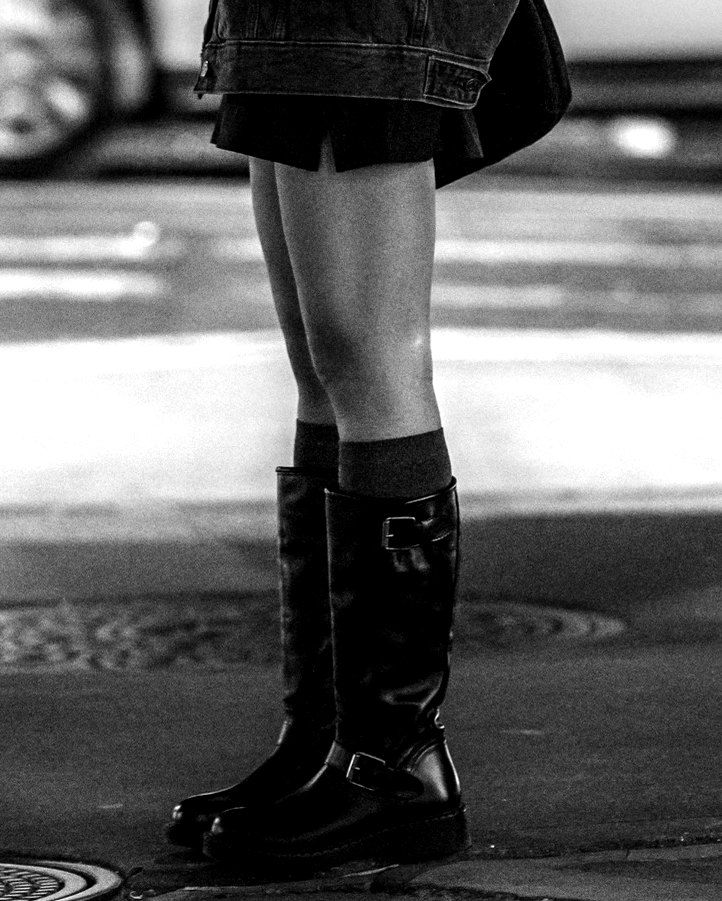
#> input picture images/boots-street-bw-card.jpg, 722 x 901 px
$ python -i make_prints.py   (imports and definitions only)
#> lines starting #> are read from the running program, lines starting #| are printed output that depends on the picture; after the words box and inside, x2 and y2 are one past the last pixel; in counts of white or black regions, pixels touching at a corner belong together
"""Make Soie et Or "print" pins: a real photo turned into an illustrated print, with a season
effect (snow, autumn leaves, gold sparkle, string lights, sun), a slow zoom and the caption panel.
Writes an 8-second MP4 (video pin, 1000x1500) and a PNG cover per pin, next to the JSON file.

Usage: python3 tools/make_prints.py pins/2026-12-01/prints.json
Needs: pip install --break-system-packages opencv-python-headless numpy pillow ; ffmpeg on PATH.

prints.json is a list of objects:
  {"file": "gift-edit", "photo": "images/silk-gold-gloves-card.jpg" (path from the repo root),
   "mode": "colour" | "sepia" (drawn print) | "photo" (real photo, soft film look),  "focus": 0.0-1.0 (vertical crop),
   "effects": ["diamonds", "snow", "sparkle", "leaves", "lights", "sun"], "theme": "white" | "ink",
   "kicker": "The Jewelry Gift Edit", "title": "Gold she'll", "italic": "keep forever",
   "brands": "In the edit: Bvlgari · Pomellato" (optional; only for pins that link to a board),
   "cta": "DISCOVER THE EDIT · SOIE-ET-OR.COM" (or DISCOVER THE STORY for articles without an edit)}
Only use photos we have the rights to (own, Pexels, Unsplash). Never write that the person in a stock
photo wears or recommends a brand; brands only as "In the edit: ...".
"""
import cv2, numpy as np, random, math
from PIL import Image, ImageDraw, ImageFilter
def soft_print(path, W=1000, k=12, light=0.18, lines=0.7):
#> called with path = '../images/boots-street-bw-card.jpg', W = 1000, k = 12, light = 0.18, lines = 0.7
    img=cv2.imread(path); h,w=img.shape[:2]; img=cv2.resize(img,(W,int(h*W/w)),interpolation=cv2.INTER_AREA)
#> in soft_print, img is the input picture: shape (901, 722, 3); min 0, max 255, mean 98.5
#> after `h, w = img.shape[:2]`: h = 901; w = 722
    sty=cv2.stylization(img, sigma_s=40, sigma_r=0.3)
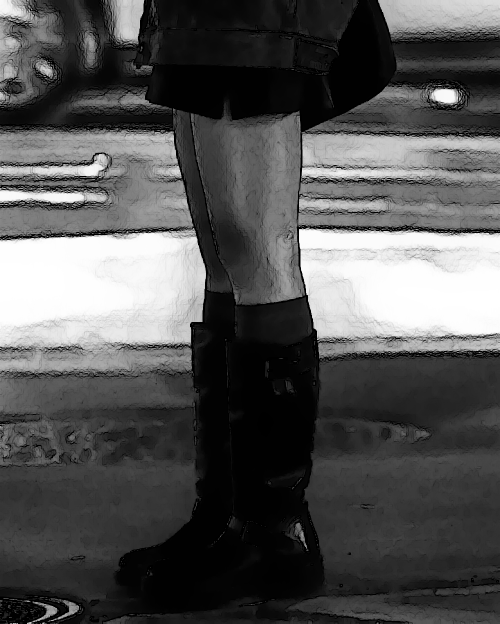
#> sty: shape (1247, 1000, 3) (shown at 1/2 size); min 0, max 255, mean 83.4
    Z=sty.reshape(-1,3).astype(np.float32)
    _,lab,cen=cv2.kmeans(Z,k,None,(cv2.TERM_CRITERIA_EPS+cv2.TERM_CRITERIA_MAX_ITER,20,1.0),3,cv2.KMEANS_PP_CENTERS)
#> cen = [[225, 225, 225], [18.56, 18.56, 18.56], [117.5, 117.5, 117.5], [65.82, 65.82, 65.82], [167.5, 167.5, 167.5], [250.7, 250.7, 250.7], [141, 141, 141], [2.52, 2.52, 2.52], [51.95, 51.95, 51.95], [89.75, 89.75, 89.75], [194.3, 194.3, 194.3], [37.05, 37.05, 37.05]]
    post=cen.astype(np.uint8)[lab.flatten()].reshape(sty.shape)
    post=cv2.addWeighted(post,.6,sty,.4,0)
    paper=np.full_like(post,(247,247,247))  # neutral light paper
    post=cv2.addWeighted(post,1-light,paper,light,0)
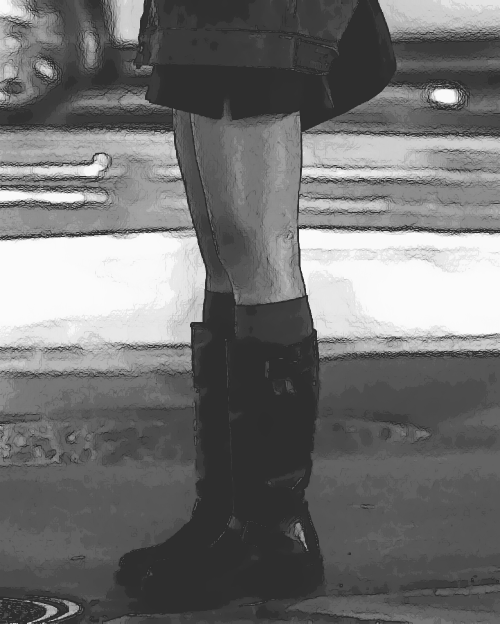
#> post: shape (1247, 1000, 3) (shown at 1/2 size); min 45, max 251, mean 112.6
    g=cv2.cvtColor(img,cv2.COLOR_BGR2GRAY); g=cv2.medianBlur(g,5)
    edges=cv2.adaptiveThreshold(g,255,cv2.ADAPTIVE_THRESH_MEAN_C,cv2.THRESH_BINARY,13,7)
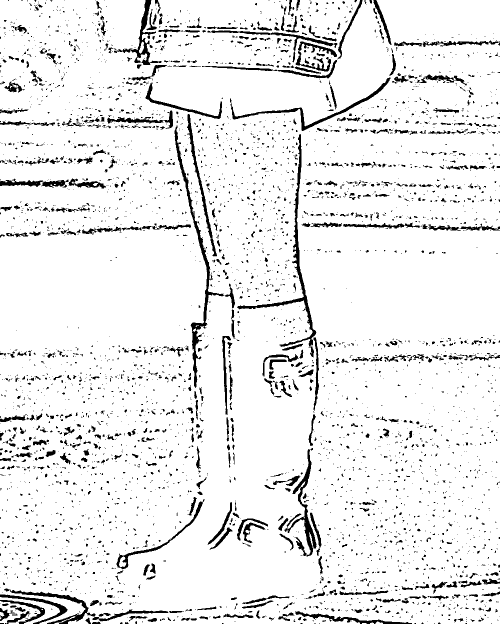
#> edges: shape (1247, 1000) (shown at 1/2 size); 92.3% white; 4187 black regions (3508 under 20 px), largest, box (x1, y1, x2, y2) and area: (474, 268, 633, 715) 3768, (349, 251, 448, 776) 3715, (569, 898, 633, 1113) 2535
    m=(255-edges)[...,None]/255.0*lines
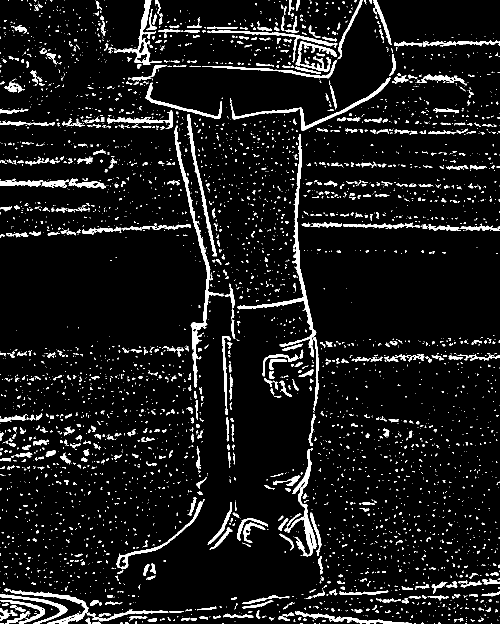
#> m: shape (1247, 1000, 1) float64 (shown at 1/2 size); values 0 (black) and 0.7 (white), 7.7% white; 4187 white regions (3508 under 20 px), largest, box (x1, y1, x2, y2) and area: (474, 268, 633, 715) 3768, (349, 251, 448, 776) 3715, (569, 898, 633, 1113) 2535
    res=(post*(1-m)+np.array((38,40,48))*m).astype(np.uint8)
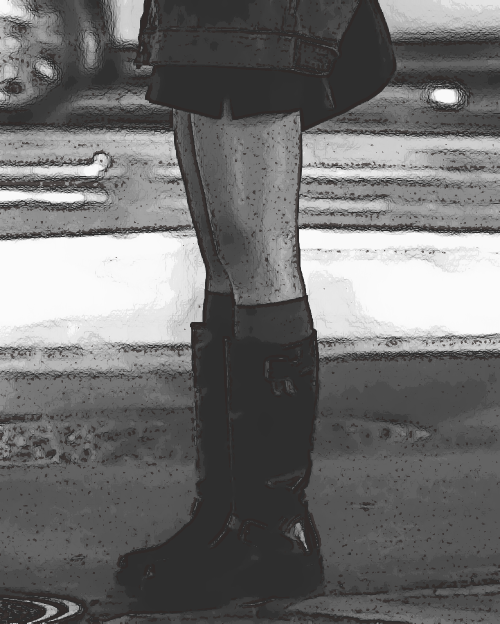
#> res: shape (1247, 1000, 3) (shown at 1/2 size); mean B, G, R 110.5, 110.6, 111
    # paper grain
    noise=np.random.default_rng(1).normal(0,6,res.shape[:2])[...,None]
    res=np.clip(res+noise,0,255).astype(np.uint8)
    return Image.fromarray(cv2.cvtColor(res,cv2.COLOR_BGR2RGB)).convert("RGBA")
# [37 lines left out: functions glow_dot, snow, leaves, string_lights, sun, not called in this run]

import math, random, os, subprocess, shutil, json, sys
from PIL import Image, ImageDraw, ImageFont, ImageFilter
HERE=os.path.dirname(os.path.abspath(__file__)); ROOT=os.path.dirname(HERE)
F=os.path.join(HERE,'fonts')+'/'
BOD=ImageFont.truetype(F+'bodoni-moda-latin-400-normal.woff',66); BODI=ImageFont.truetype(F+'bodoni-moda-latin-400-italic.woff',66)
BODI_S=ImageFont.truetype(F+'bodoni-moda-latin-400-italic.woff',38)
JOST=ImageFont.truetype(F+'jost-latin-500-normal.woff',24); JOST_S=ImageFont.truetype(F+'jost-latin-500-normal.woff',21)
TEN=ImageFont.truetype(F+'tenor-sans-latin-400-normal.woff',28)
W,H,PH=1000,1500,1080
INK=(30,26,24); PAPER=(255,255,255); GOLD=(194,154,82); MUTED=(107,102,96)
IMG=''
def tracked(d,cx,y,text,font,track,fill):
    ws=[d.textlength(c,font=font) for c in text]; x=cx-(sum(ws)+track*(len(text)-1))/2
    for c,w in zip(text,ws): d.text((x,y),c,font=font,fill=fill); x+=w+track
def ctext(d,y,t,f,fill): w=d.textlength(t,font=f); d.text(((W-w)/2,y),t,font=f,fill=fill)
# [12 lines left out: function make_base, not called in this run]
class Snow:
    def __init__(s,n=230,seed=4): r=random.Random(seed); s.f=[[r.uniform(0,W),r.uniform(0,PH),r.uniform(1.5,5),r.uniform(2,6),r.uniform(0,6.3)] for _ in range(n)]
    # [4 lines left out: function draw, not called in this run]
class Leaves:
    # [12 lines left out: functions __init__, draw, not called in this run]
class Sparkle:
    def __init__(s,n=40,seed=8,area=(0,0,W,PH)):
        r=random.Random(seed); x0,y0,x1,y1=area; s.p=[(r.uniform(x0,x1),r.uniform(y0,y1),r.uniform(2,4),r.uniform(0,6.3),r.uniform(1.5,3)) for _ in range(n)]
    # [8 lines left out: function draw, not called in this run]
class Diamonds:
    """Small glittering diamonds that drift down slowly and catch the light."""
    # [22 lines left out: functions __init__, draw, not called in this run]
class Lights:
    def __init__(s,y0=30):
        s.pts=[(x, y0+32*math.sin(x/W*math.pi*2)+28) for x in range(-20,W+40,6)]; s.bulbs=s.pts[::9]
    # [7 lines left out: function draw, not called in this run]
class Sun:
    def __init__(s,x,y,r): s.x,s.y,s.r=x,y,r
    # [4 lines left out: function draw, not called in this run]
class Sheen:
    """A soft band of light that glides diagonally across the photo, like light moving over silk."""
    # [13 lines left out: functions __init__, draw, not called in this run]
class Bokeh:
    """Soft, warm out-of-focus lights drifting slowly upwards."""
    def __init__(s,n=26,seed=21):
        r=random.Random(seed); s.b=[(r.uniform(0,W),r.uniform(0,PH),r.uniform(10,34),r.uniform(6,16),r.uniform(0,6.3),r.uniform(.6,1.4)) for _ in range(n)]
    # [34 lines left out: functions draw, render, not called in this run]


EFFECTS={'sheen':lambda: Sheen(),'bokeh':lambda: Bokeh(),'snow':lambda: Snow(200,4),'sparkle':lambda: Sparkle(24,3),'leaves':lambda: Leaves(34,6),
         'lights':lambda: Lights(18),'diamonds':lambda: Diamonds(46,12),'sun':lambda: Sun(790,230,70)}

# [7 lines left out: function main, not called in this run]

# [2 lines not run here, left out]

>>> result = soft_print('../images/boots-street-bw-card.jpg')
